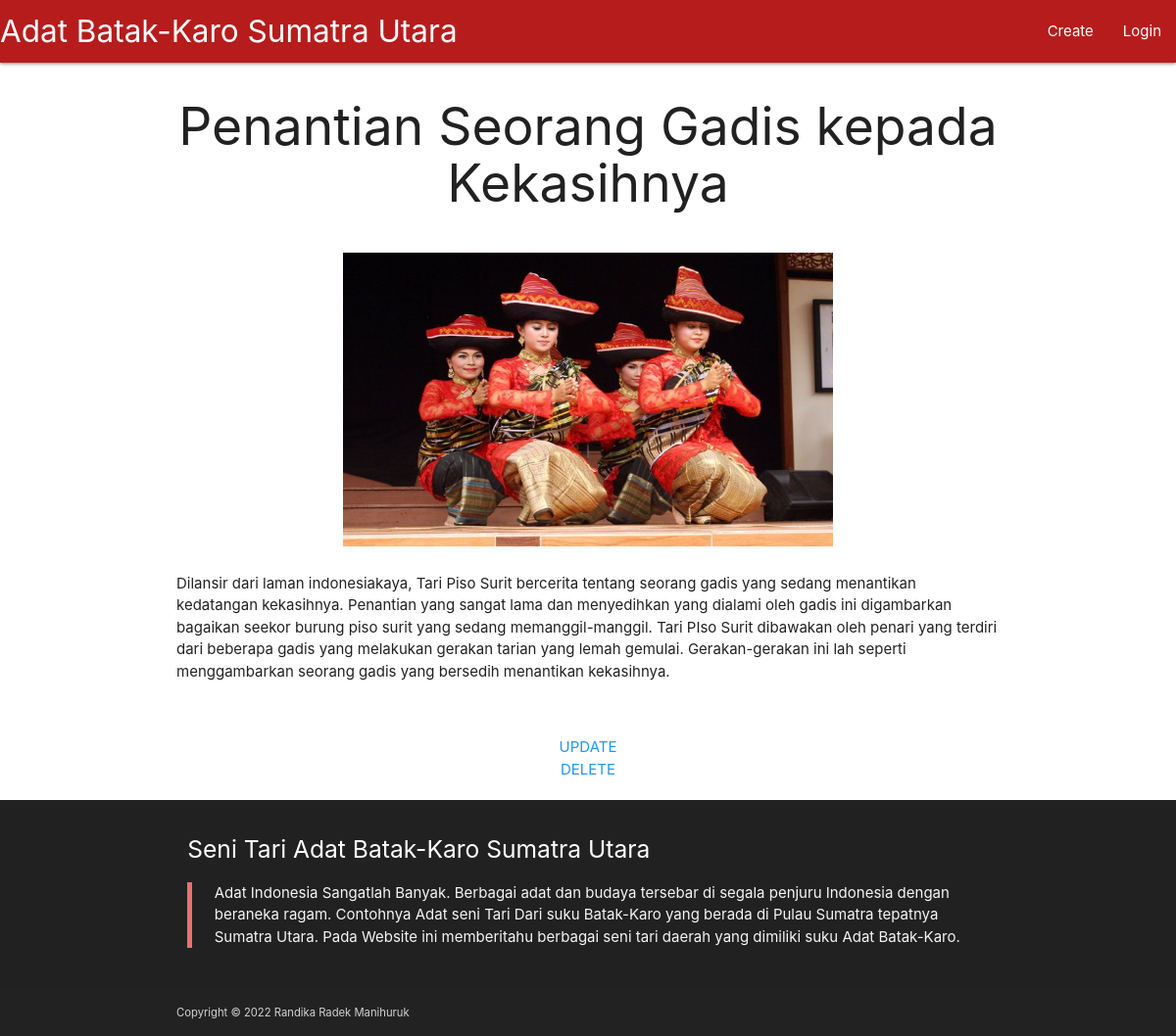
The app's page /welcome/index/item6261728c80bd83.01076233 with its own data.
### tables this page shows
CREATE TABLE `post` (
  `id` varchar(30) NOT NULL,
  `name` varchar(100) NOT NULL,
  `description` text NOT NULL,
  `filename` varchar(35) NOT NULL
);

### application/controllers/Welcome.php (called while the page is built, shortened)
<?php
class Welcome extends CI_Controller {
 public function __construct()
 {
  $this->load->model('M_welcome', 'model');
  $this->load->helper('url');
  $this->load->library('session');
 }
 public function index($id=FALSE)
 {
  if ($id===FALSE){
   $data['home_post'] = $this->model->read();
   $this->load->view('header');
   $this->load->view('home', $data);
   $this->load->view('footer');
  } else{
   $data['post'] = $this->model->read($id);
   $this->load->view('header');
   $this->load->view('post', $data);
   $this->load->view('footer');
  }
    }
}

### index.php (called while the page is built, shortened)
<?php
require_once BASEPATH.'core/CodeIgniter.php';

### application/models/M_welcome.php (called while the page is built, shortened)
<?php
class M_welcome extends CI_Model {
    public function read($id=FALSE){
        if ($id===FALSE){
            return $this->db->get('post')->result_array();
        }else{
            $query = $this->db->get_where('post', array('id' => $id));
            return $query->row();
        }
    }
}

### application/views/post.php (the view)
<div class="row">
 <div class="col s12">
  <div class="row center">
   <h2><?= $post->name; ?></h1>
  </div>
  <div class="row center">
   <img src="<?= site_url('upload/post/'.$post->filename); ?>" alt="Post's Image" width="500vw" height="300vh">
  </div>
  <div class="row">
   <p><?= $post->description; ?></p>
  </div>
 </div>
</div>
<div class="row">
 <div class="center col s12">
  <a href="<?= site_url('welcome/update/' .$post->id)?>" class="blue-text">UPDATE</a>
 </div>
  <div class="center col s12">
  <a href="<?= site_url('welcome/delete/' .$post->id)?>" class="blue-text">DELETE</a>
 </div>
</div>

### application/views/footer.php (style rules this page uses)
body { display: flex; min-height: 100vh; flex-direction: column; }

### records on screen
post: name "Penantian Seorang Gadis kepada Kekasihnya", filename (picture), description "Dilansir dari laman indonesiakaya, Tari Piso Surit bercerita tentang seorang gadis yang sedang menantikan kedatangan kekasihnya. Penantian yang sangat lama dan menyedihkan yang dialami oleh gadis ini digambarkan bagaikan seekor burung piso surit yang sedang memanggil-manggil. Tari PIso Surit dibawakan oleh penari yang terdiri dari beberapa gadis yang melakukan gerakan tarian yang lemah gemulai. Gerakan-gerakan ini lah seperti menggambarkan seorang gadis yang bersedih menantikan kekasihnya."
